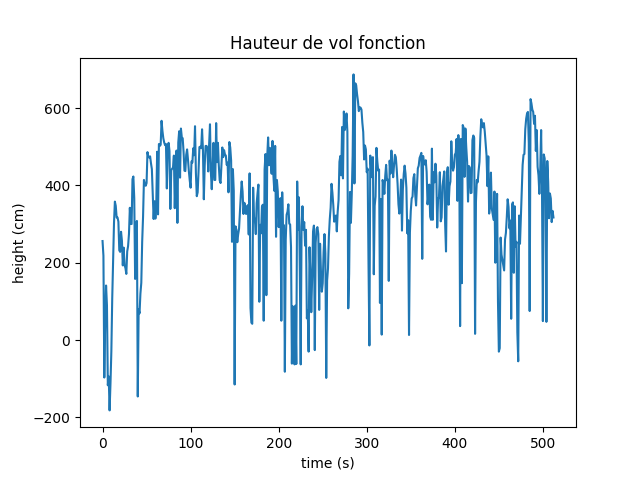
#> input picture hauteur de vol avec echelle.png, 640 x 480 px, given in place of ENSTA.mp4, which was not available
$ python test.py
#> lines starting #> are read from the running program, lines starting #| are printed output that depends on the picture; after the words box and inside, x2 and y2 are one past the last pixel; in counts of white or black regions, pixels touching at a corner belong together; pictures that were not available may be replaced by others from this repository, and a replacement may not be noted
import cv2
import numpy as np
import pytesseract

# Initialise le lecteur de vidéo
cap = cv2.VideoCapture('/media/lea/92DA-552D/nextcloud_zaclys/Documents/Documents/ENSTA/S5/AS/ENSTA.mp4')

# Select the time where the image is extracted
cap.set(cv2.CAP_PROP_POS_MSEC, 32500)

#read the frame at this time
ret, frame = cap.read()
#> frame is the input picture: shape (480, 640, 3); mean B, G, R 245.2, 239.8, 232


# Using cv2.split() to split channels of coloured frame
gray,g,r = cv2.split(frame)
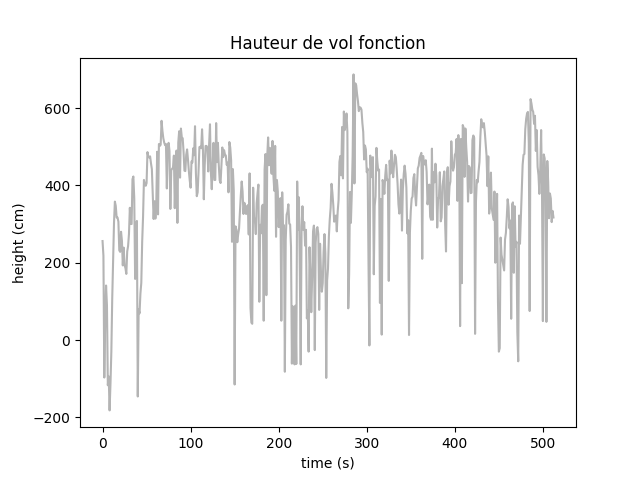
#> gray: shape (480, 640); min 0, max 255, mean 245.2
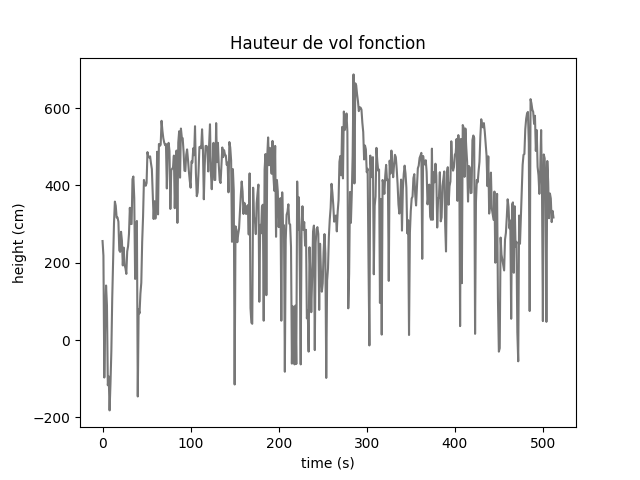
#> g: shape (480, 640); min 0, max 255, mean 239.8
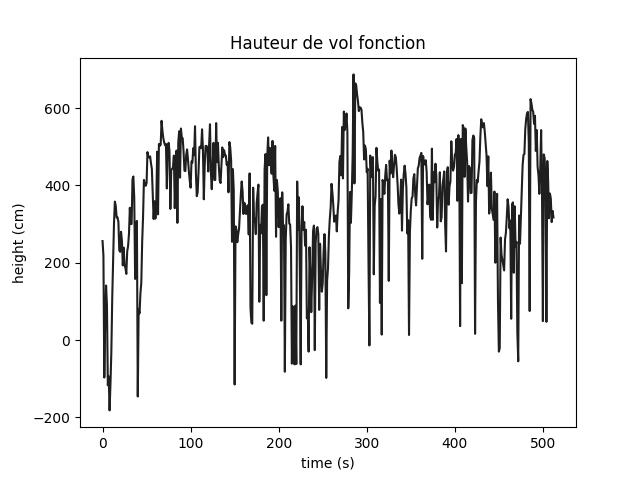
#> r: shape (480, 640); min 0, max 255, mean 232

# Threshold the grayscale frame to make it binary
#_, thresh = cv2.threshold(gray, 40, 255, cv2.THRESH_BINARY_INV)
thresh = cv2.adaptiveThreshold(gray, 200, cv2.ADAPTIVE_THRESH_GAUSSIAN_C, cv2.THRESH_BINARY_INV, 25, 40)
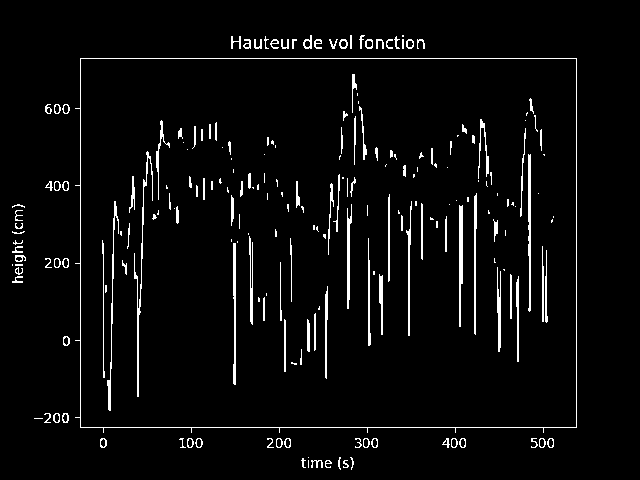
#> thresh: shape (480, 640); values 0 (black) and 200 (white), 4% white in thin lines or dots, all inside (x1, y1, x2, y2) = (12, 35, 577, 470)

# Find contours in the thresholded image
contours, hierarchy = cv2.findContours(thresh, cv2.RETR_EXTERNAL, cv2.CHAIN_APPROX_SIMPLE)
#> contours = 71 contours, 35 with area under 20; largest, box (x1, y1, x2, y2) and area: (75, 58, 577, 433) 183035, (303, 35, 312, 49) 68, (339, 39, 348, 49) 60, (365, 39, 373, 49) 58, (406, 39, 414, 49) 55

#Draw countours not approximated
drawing = np.zeros((gray.shape[0], gray.shape[1], 3), dtype=np.uint8)
CountersImg = cv2.drawContours(drawing, contours, -1, (255, 255, 0), 3)
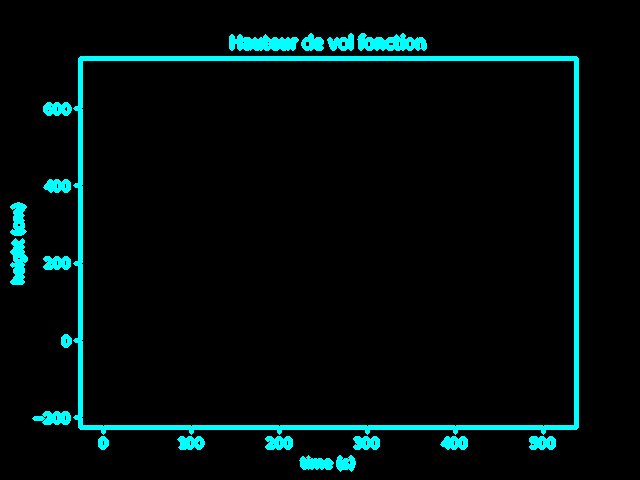
#> CountersImg: shape (480, 640, 3); mean of channels 0, 1, 2 13.2, 13.2, 0; drawn as B, G, R


# Show the frame
#cv2.imshow("contours",CountersImg)

# Loop through the contours
straight_contours = []

longest_contour = contours[0]
#> longest_contour = contour of 21 points, box (x1, y1, x2, y2) (343, 460, 349, 468), area 9


for iteration, cnt in enumerate(contours):

        l_cnt = cv2.arcLength(cnt, True)

        # Approximate the contour with a polygonal curve
        epsilon = 0.1 * l_cnt
        approx = cv2.approxPolyDP(cnt, epsilon, True)
        if l_cnt > 500:

            CountersImg = cv2.drawContours(drawing, approx, -1, (0, 0, 255), 3)

            straight_contours += [approx]

        # Find the longest contour
        if cv2.arcLength(longest_contour, True) < cv2.arcLength(approx, True):
            longest_contour = approx
#> this loop made 71 passes
#> (l_cnt, epsilon, longest_contour) on passes 30, 50: (43.07, 4.31, [[22, 276], [12, 282], [22, 282], [15, 279]]), (1827.1, 182.7, [[80, 58], [80, 427], [576, 427], [576, 58]])
#> (l_cnt, epsilon, approx) on passes 1, 3, 4, 5, 6, 7: (34.14, 3.41, [[344, 460], [347, 466], [343, 467], [347, 467]]), (62.38, 6.24, [[311, 460], [322, 467]]), (14, 1.4, [[308, 460], [308, 467]]), (26.49, 2.65, [[302, 458], [305, 467]]), (27.9, 2.79, [[350, 457], [351, 469]]), (27.07, 2.71, [[339, 457], [340, 469]])
#> drawing: shape (480, 640, 3); 0.02% of pixels changed, all inside (x1, y1, x2, y2) = (78, 56, 579, 430)


        #draw frame around countuor on the image
        #x, y, w, h = cv2.boundingRect(cnt)
        #frame = cv2.rectangle(CountersImg, (x, y), (x + w, y + h), (0, 255, 0), 2)

CountersImg = cv2.drawContours(drawing,straight_contours, -1, (0, 0, 255), 3)


#draw frame around longest contour on the image
x, y, w, h = cv2.boundingRect(longest_contour)
#> x = 80; y = 58; w = 497; h = 370
print(x, y, w, h)
#| 80 58 497 370
CountersImg = cv2.rectangle(CountersImg, (x, y), (x + w, y + h), (0, 255, 255), 3)

# Display the length on the video
cv2.putText(CountersImg, "Length: {:.2f} mm".format(cv2.arcLength(longest_contour, True)), (10, 30), cv2.FONT_HERSHEY_SIMPLEX, 0.6, (255, 0, 0), 2)
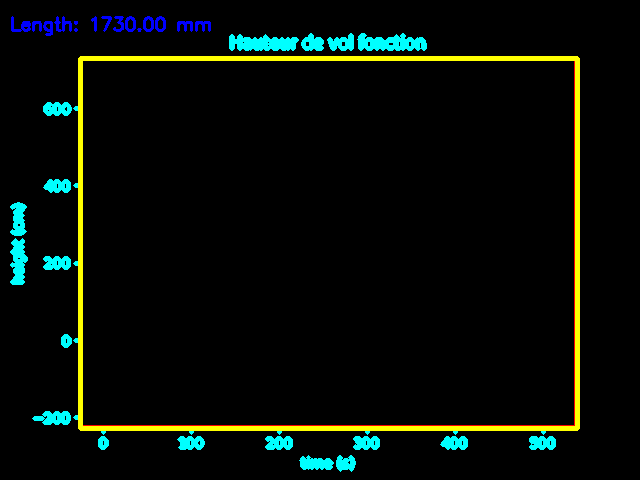
#> CountersImg: shape (480, 640, 3); mean of channels 0, 1, 2 7.1, 13.2, 7.9; drawn as B, G, R

# Lit l'image
img = cv2.imread("image_ext.jpg")
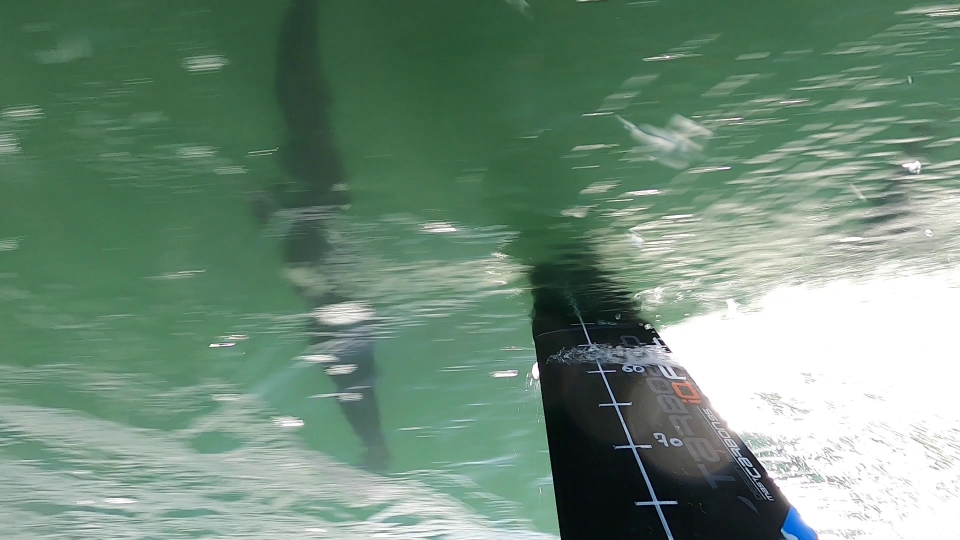
#> input picture image_ext.jpg, 1920 x 1080 px (shown at 1/2 size)
#> img is the input picture: shape (1080, 1920, 3); mean B, G, R 121.4, 140, 112.1


# Tracez le rectangle sur l'image
#result = cv2.rectangle(result, (x, y), (x+w, y+h), (127), 2)

# Afficher le frame
#cv2.imshow("Contours", frame)

# Show the frame
#cv2.imshow("image_extraite", img)

# Show the frame
#cv2.imshow("gray", gray)


# Show the frame
#cv2.imshow("b", b)

# Show the frame
cv2.imshow("tresh img", thresh)


# Show the frame
#cv2.imshow("mask", mask)

# Show the frame
#cv2.imshow("result", result)

# Show the frame
cv2.imshow("contours",CountersImg)


# Sauvegarde the extract image
cv2.imwrite("contours.jpg",CountersImg)

# Wait for the user to close the image
cv2.waitKey(0)

# Ferme la fenêtre d'affichage
cv2.destroyAllWindows()


# Libère la mémoire occupée par le lecteur de vidéo
cap.release()
